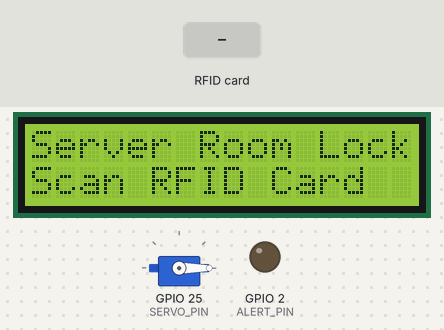
Bench run of a sketch on a simulated ESP32. On the bench: 16×2 character LCD, servo, output pins drawn as LEDs (lit = HIGH). The test bench sets the inputs (shaded band). What the sketch prints to the serial monitor is not drawn.

Above: at 3.0 s.
3.1 s: RFID card 12 34 56 78 held to the reader
At 4.2 s:
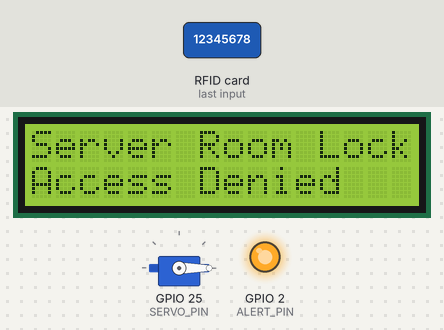
At 5.7 s:
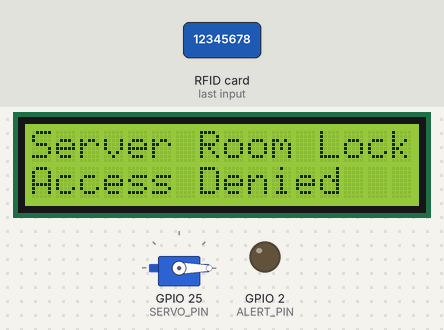
6.1 s: RFID card F3 19 B5 02 held to the reader
At 8.1 s:
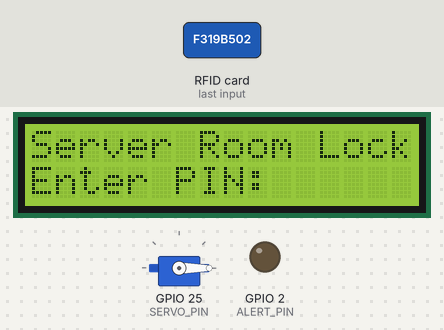
Timing chart, 0 to 9.6 s (numbered marks = the images above; inputs shaded):
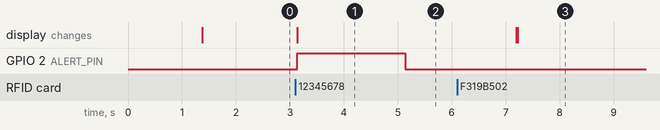

The sketch:

RFID_Door_Locking.ino
```cpp
#include <SPI.h>
#include <MFRC522.h>
#include <Wire.h>
#include <LiquidCrystal_I2C.h>
#include <ESP32Servo.h>
#include <Keypad.h>

// RFID module pins
#define RST_PIN 22
#define SS_PIN 5
MFRC522 rfid(SS_PIN, RST_PIN);

// LED + Buzzer (shared pin D2)
#define ALERT_PIN 2

// Servo
#define SERVO_PIN 25
Servo doorServo;

// I2C LCD (16x2 with address 0x27)
LiquidCrystal_I2C lcd(0x27, 16, 2);

// Multiple Authorized RFID UIDs
byte authorizedUIDs[][4] = {
  {0xF3, 0x19, 0xB5, 0x02},   // card 1
  {0x7A, 0x0B, 0x8C, 0x05},   // card monesh
  {0x12, 0x34, 0x56, 0x78}    // card 2 (example)
};
const int totalAuthorized = 2;

// Keypad setup
const byte ROWS = 4;
const byte COLS = 4;
char keys[ROWS][COLS] = {
  {'1','2','3','A'},
  {'4','5','6','B'},
  {'7','8','9','C'},
  {'*','0','#','D'}
};
byte rowPins[ROWS] = {32, 33, 26, 27};
byte colPins[COLS] = {14, 12, 13, 4};
Keypad keypad = Keypad(makeKeymap(keys), rowPins, colPins, ROWS, COLS);

// PIN Code
String correctPIN = "9090";
String enteredPIN = "";

// Security variables
bool waitingForPIN = false;
unsigned long pinStartTime = 0;
int failedAttempts = 0;
const unsigned long PIN_TIMEOUT = 10000; // 10s timeout

// ---------------- Utility Functions ----------------
bool isAuthorized(byte *uid) {
  for (int i=0; i < totalAuthorized; i++) {
    bool match = true;
    for (int j=0; j<4; j++) {
      if (uid[j] != authorizedUIDs[i][j]) {
        match = false;
        break;
      }
    }
    if (match) return true;
  }
  return false;
}

void lcdClearLine(int line) {
  lcd.setCursor(0, line);
  lcd.print("                "); // clear 16 chars
  lcd.setCursor(0, line);
}

// ---------------- Setup ----------------
void setup() {
  delay(1000);
  Serial.begin(115200);
  Serial.println("System Booting...");

  pinMode(ALERT_PIN, OUTPUT);
  digitalWrite(ALERT_PIN, LOW);

  // Init RFID
  SPI.begin();
  rfid.PCD_Init();
  delay(200);

  // Init LCD
  Wire.begin(21, 15);
  lcd.init();
  lcd.backlight();
  lcdClearLine(0);
  lcd.print("Server Room Lock");
  lcdClearLine(1);
  lcd.print("Scan RFID Card ");
  delay(300);

  // Init Servo last
  doorServo.attach(SERVO_PIN);
  doorServo.write(0);
  delay(200);

  Serial.println("System Ready ✅");
}

// ---------------- Loop ----------------
void loop() {
  if (!waitingForPIN) {
    if (rfid.PICC_IsNewCardPresent() && rfid.PICC_ReadCardSerial()) {
      handleRFID();
    }
  }

  if (waitingForPIN) {
    char key = keypad.getKey();
    if (key) handleKeypadInput(key);

    if (millis() - pinStartTime > PIN_TIMEOUT) {
      lcdClearLine(1);
      lcd.print("Timeout! Reset ");
      resetAuth();
      delay(2000);
      lcdClearLine(0);
      lcd.print("Server Room Lock");
      lcdClearLine(1);
      lcd.print("Scan RFID Card ");
    }
  }
}

// ---------------- RFID Handling ----------------
void handleRFID() {
  Serial.print("Card UID: ");
  for (byte i = 0; i < rfid.uid.size; i++) {
    Serial.print(rfid.uid.uidByte[i], HEX);
    if (i != rfid.uid.size - 1) Serial.print(":");
  }
  Serial.println();

  bool authorized = (rfid.uid.size == 4 && isAuthorized(rfid.uid.uidByte));

  if (authorized) {
    lcdClearLine(1);
    lcd.print("Enter PIN:     ");
    waitingForPIN = true;
    pinStartTime = millis();
    Serial.println("RFID OK -> Waiting for PIN");
  } else {
    accessDenied("RFID Failed");
  }

  rfid.PICC_HaltA();
  rfid.PCD_StopCrypto1();
}

// ---------------- Keypad Handling ----------------
void handleKeypadInput(char key) {
  if (key == '#') { // Submit
    if (enteredPIN == correctPIN) {
      grantAccess();
    } else {
      accessDenied("PIN Failed");
    }
  } else if (key == '*') { // Clear
    enteredPIN = "";
    lcdClearLine(1);
    lcd.print("Cleared        ");
  } else {
    enteredPIN += key;
    lcdClearLine(1);
    lcd.print("PIN: ");
    for (int i=0; i<enteredPIN.length(); i++) {
      lcd.print("*");
    }
    pinStartTime = millis();
  }
}

// ---------------- Access Control ----------------
void grantAccess() {
  lcdClearLine(1);
  lcd.print("Access Granted ");
  Serial.println("ACCESS GRANTED ✅");

  digitalWrite(ALERT_PIN, HIGH); // LED+BUZZER ON
  delay(200);
  digitalWrite(ALERT_PIN, LOW);

  doorServo.write(90);
  delay(5000);
  doorServo.write(0);
  digitalWrite(ALERT_PIN, LOW);
  lcdClearLine(1);
  lcd.print("Door Locked    ");
  resetAuth();
  delay(2000);
  lcdClearLine(0);
  lcd.print("Server Room Lock");
  lcdClearLine(1);
  lcd.print("Scan RFID Card ");
}

void accessDenied(String reason) {
  Serial.println("ACCESS DENIED ❌ : " + reason);
  lcdClearLine(1);
  lcd.print("Access Denied  ");

  // 3 sec alert (LED + Buzzer on D2)
  digitalWrite(ALERT_PIN, HIGH);
  delay(2000);
  digitalWrite(ALERT_PIN, LOW);

  failedAttempts++;
  if (failedAttempts >= 3) {
    lcdClearLine(1);
    lcd.print("System Locked! ");
    Serial.println("SYSTEM LOCKED 🔒 for 30s");
    delay(30000);
    failedAttempts = 0;
  }

  resetAuth();
  delay(2000);
  lcdClearLine(0);
  lcd.print("Server Room Lock");
  lcdClearLine(1);
  lcd.print("Scan RFID Card ");
}

// ---------------- Helpers ----------------
void resetAuth() {
  enteredPIN = "";
  waitingForPIN = false;
}
```

Measured:
- after the input at 3.1 s, GPIO 2 (ALERT_PIN): LOW → HIGH at once, → LOW 2.0 s later; the display: changes at once (image 1)
- after the input at 6.1 s, the display: first differs from a run without the input after 1.1 s (image 3)
